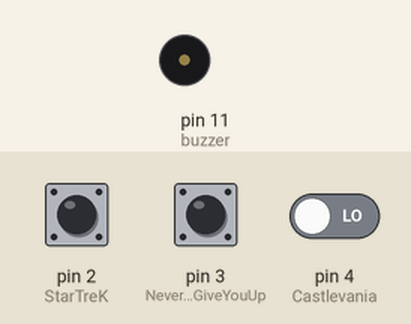
A sketch run on a simulated Arduino Uno, built with avr-gcc and run on an emulated ATmega328P. On the bench: buzzer (waves = sounding). The test bench sets the inputs (shaded band); at power-on: pin 2 (StarTreK) LOW, pin 4 (Castlevania) LOW, pin 3 (NeverGonnaGiveYouUp) LOW.

Above: at 1.2 s.
1.3 s: pin 2 (StarTreK) pulled HIGH for 0.15 s
At 2.8 s:
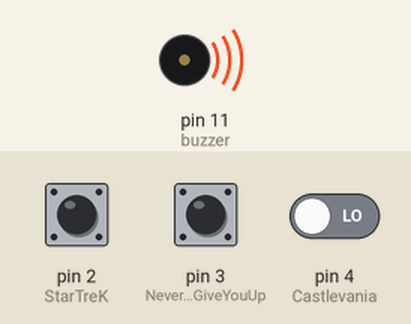
4.4 s: pin 4 (Castlevania) driven HIGH
7.4 s: pin 4 (Castlevania) driven LOW
At 7.8 s:
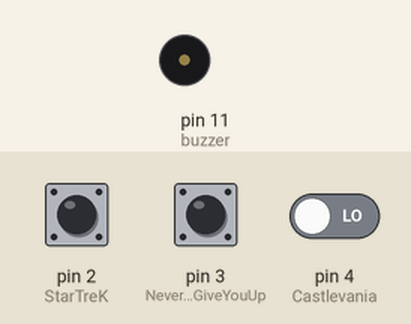
8.9 s: pin 2 (StarTreK) pulled HIGH for 1 s
At 11.6 s:
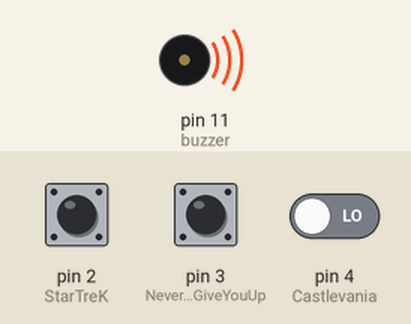
12.9 s: pin 3 (NeverGonnaGiveYouUp) pulled HIGH for 3.2 s
Timing chart, 0 to 17.8 s (numbered marks = the images above; inputs shaded):
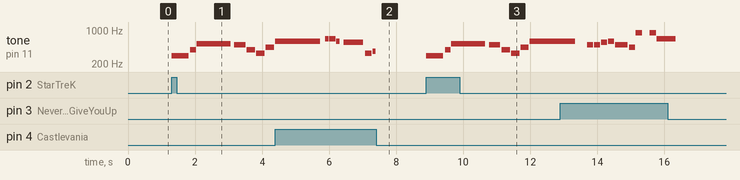

Measured:
- after the input at 1.3 s, tone on pin 11 (buzzer): plays 294 Hz for 0.51 s, 392 Hz for 0.17 s, 523 Hz for 1.0 s, 494 Hz for 0.34 s, 392 Hz for 0.25 s, 330 Hz for 0.25 s … (8 notes in this stretch), starting at once
- after the input at 7.4 s, tone on pin 11 (buzzer): stops changing and stays silent
- after the input at 8.9 s, tone on pin 11 (buzzer): plays 294 Hz for 0.51 s, 392 Hz for 0.17 s, 523 Hz for 1.0 s, 494 Hz for 0.34 s, 392 Hz for 0.25 s, 330 Hz for 0.25 s … (8 notes in this stretch), starting at once

The sketch:

BuzzerArduino.ino
```cpp
//Ejemplo y canciones obtenidas de:
//https://github.com/robsoncouto/arduino-songs

#define NOTE_B0  31
#define NOTE_C1  33
#define NOTE_CS1 35
#define NOTE_D1  37
#define NOTE_DS1 39
#define NOTE_E1  41
#define NOTE_F1  44
#define NOTE_FS1 46
#define NOTE_G1  49
#define NOTE_GS1 52
#define NOTE_A1  55
#define NOTE_AS1 58
#define NOTE_B1  62
#define NOTE_C2  65
#define NOTE_CS2 69
#define NOTE_D2  73
#define NOTE_DS2 78
#define NOTE_E2  82
#define NOTE_F2  87
#define NOTE_FS2 93
#define NOTE_G2  98
#define NOTE_GS2 104
#define NOTE_A2  110
#define NOTE_AS2 117
#define NOTE_B2  123
#define NOTE_C3  131
#define NOTE_CS3 139
#define NOTE_D3  147
#define NOTE_DS3 156
#define NOTE_E3  165
#define NOTE_F3  175
#define NOTE_FS3 185
#define NOTE_G3  196
#define NOTE_GS3 208
#define NOTE_A3  220
#define NOTE_AS3 233
#define NOTE_B3  247
#define NOTE_C4  262
#define NOTE_CS4 277
#define NOTE_D4  294
#define NOTE_DS4 311
#define NOTE_E4  330
#define NOTE_F4  349
#define NOTE_FS4 370
#define NOTE_G4  392
#define NOTE_GS4 415
#define NOTE_A4  440
#define NOTE_AS4 466
#define NOTE_B4  494
#define NOTE_C5  523
#define NOTE_CS5 554
#define NOTE_D5  587
#define NOTE_DS5 622
#define NOTE_E5  659
#define NOTE_F5  698
#define NOTE_FS5 740
#define NOTE_G5  784
#define NOTE_GS5 831
#define NOTE_A5  880
#define NOTE_AS5 932
#define NOTE_B5  988
#define NOTE_C6  1047
#define NOTE_CS6 1109
#define NOTE_D6  1175
#define NOTE_DS6 1245
#define NOTE_E6  1319
#define NOTE_F6  1397
#define NOTE_FS6 1480
#define NOTE_G6  1568
#define NOTE_GS6 1661
#define NOTE_A6  1760
#define NOTE_AS6 1865
#define NOTE_B6  1976
#define NOTE_C7  2093
#define NOTE_CS7 2217
#define NOTE_D7  2349
#define NOTE_DS7 2489
#define NOTE_E7  2637
#define NOTE_F7  2794
#define NOTE_FS7 2960
#define NOTE_G7  3136
#define NOTE_GS7 3322
#define NOTE_A7  3520
#define NOTE_AS7 3729
#define NOTE_B7  3951
#define NOTE_C8  4186
#define NOTE_CS8 4435
#define NOTE_D8  4699
#define NOTE_DS8 4978
#define REST      0

int recibir = 0;
int recibir2 = 0;
int recibir3 = 0;
int recibirA = 0;
int recibir3A = 0;
int buzzer = 11;
int tempo1 = 80;
int tempo2 = 144;
int tempo3 = 138;


int melody1[] = {
  NOTE_D4, -8, NOTE_G4, 16, NOTE_C5, -4,
  NOTE_B4, 8, NOTE_G4, -16, NOTE_E4, -16, NOTE_A4, -16,
  NOTE_D5, 2,

};
int melody2[] = {

  REST,8, NOTE_B4,8, NOTE_B4,8, NOTE_CS5,8, NOTE_D5,8, NOTE_B4,4, NOTE_A4,8, //7
  NOTE_A5,8, REST,8, NOTE_A5,8, NOTE_E5,-4, REST,4,
  NOTE_B4,8, NOTE_B4,8, NOTE_CS5,8, NOTE_D5,8, NOTE_B4,8, NOTE_D5,8, NOTE_E5,8, REST,8,
  REST,8, NOTE_CS5,8, NOTE_B4,8, NOTE_A4,-4, REST,4,
  REST,8, NOTE_B4,8, NOTE_B4,8, NOTE_CS5,8, NOTE_D5,8, NOTE_B4,8, NOTE_A4,4,
  NOTE_E5,8, NOTE_E5,8, NOTE_E5,8, NOTE_FS5,8, NOTE_E5,4, REST,4,

  NOTE_D5,2, NOTE_E5,8, NOTE_FS5,8, NOTE_D5,8, //13
  NOTE_E5,8, NOTE_E5,8, NOTE_E5,8, NOTE_FS5,8, NOTE_E5,4, NOTE_A4,4,
  REST,2, NOTE_B4,8, NOTE_CS5,8, NOTE_D5,8, NOTE_B4,8,
  REST,8, NOTE_E5,8, NOTE_FS5,8, NOTE_E5,-4, NOTE_A4,16, NOTE_B4,16, NOTE_D5,16, NOTE_B4,16,
  NOTE_FS5,-8, NOTE_FS5,-8, NOTE_E5,-4, NOTE_A4,16, NOTE_B4,16, NOTE_D5,16, NOTE_B4,16,

  NOTE_E5,-8, NOTE_E5,-8, NOTE_D5,-8, NOTE_CS5,16, NOTE_B4,-8, NOTE_A4,16, NOTE_B4,16, NOTE_D5,16, NOTE_B4,16, //18
  NOTE_D5,4, NOTE_E5,8, NOTE_CS5,-8, NOTE_B4,16, NOTE_A4,8, NOTE_A4,8, NOTE_A4,8,
  NOTE_E5,4, NOTE_D5,2, NOTE_A4,16, NOTE_B4,16, NOTE_D5,16, NOTE_B4,16,
  NOTE_FS5,-8, NOTE_FS5,-8, NOTE_E5,-4, NOTE_A4,16, NOTE_B4,16, NOTE_D5,16, NOTE_B4,16,
  NOTE_A5,4, NOTE_CS5,8, NOTE_D5,-8, NOTE_CS5,16, NOTE_B4,8, NOTE_A4,16, NOTE_B4,16, NOTE_D5,16, NOTE_B4,16,

  NOTE_D5,4, NOTE_E5,8, NOTE_CS5,-8, NOTE_B4,16, NOTE_A4,4, NOTE_A4,8,  //23
  NOTE_E5,4, NOTE_D5,2, REST,4,
  REST,8, NOTE_B4,8, NOTE_D5,8, NOTE_B4,8, NOTE_D5,8, NOTE_E5,4, REST,8,
  REST,8, NOTE_CS5,8, NOTE_B4,8, NOTE_A4,-4, REST,4,
  REST,8, NOTE_B4,8, NOTE_B4,8, NOTE_CS5,8, NOTE_D5,8, NOTE_B4,8, NOTE_A4,4,
  REST,8, NOTE_A5,8, NOTE_A5,8, NOTE_E5,8, NOTE_FS5,8, NOTE_E5,8, NOTE_D5,8,

  REST,8, NOTE_A4,8, NOTE_B4,8, NOTE_CS5,8, NOTE_D5,8, NOTE_B4,8, //29
  REST,8, NOTE_CS5,8, NOTE_B4,8, NOTE_A4,-4, REST,4,
  NOTE_B4,8, NOTE_B4,8, NOTE_CS5,8, NOTE_D5,8, NOTE_B4,8, NOTE_A4,4, REST,8,
  REST,8, NOTE_E5,8, NOTE_E5,8, NOTE_FS5,4, NOTE_E5,-4,
  NOTE_D5,2, NOTE_D5,8, NOTE_E5,8, NOTE_FS5,8, NOTE_E5,4,
  NOTE_E5,8, NOTE_E5,8, NOTE_FS5,8, NOTE_E5,8, NOTE_A4,8, NOTE_A4,4,
  REST,4
};

int melody3[] = {
 NOTE_E5,16, NOTE_E5,8, NOTE_D5,16, REST,16, NOTE_CS5,-4, NOTE_E4,8, NOTE_FS4,16, NOTE_G4,16, NOTE_A4,16,

  NOTE_B4,-8, NOTE_E4,-8, NOTE_B4,8, NOTE_A4,16, NOTE_D5,-4, //7
  NOTE_E5,16, NOTE_E5,8, NOTE_D5,16, REST,16, NOTE_CS5,-4, NOTE_E4,8, NOTE_FS4,16, NOTE_G4,16, NOTE_A4,16,
  NOTE_B4,-8, NOTE_E4,-8, NOTE_B4,8, NOTE_A4,16, NOTE_D4,-4,
  REST,8, NOTE_E5,8, REST,16, NOTE_B5,16, REST,8, NOTE_AS5,16, NOTE_B5,16, NOTE_AS5,16, NOTE_G5,16, REST,4,

  NOTE_B5,8, NOTE_B5,16, NOTE_AS5,16, REST,16, NOTE_AS5,16, NOTE_A5,16, REST,16, NOTE_B5,16, NOTE_G5,16, NOTE_B5,16, NOTE_AS5,16, REST,16, NOTE_B5,16, NOTE_A5,16, NOTE_G5,16,//11
  REST,8, NOTE_E5,8, REST,16, NOTE_B5,16, REST,8, NOTE_AS5,16, NOTE_B5,16, NOTE_AS5,16, NOTE_G5,16, REST,4,
  NOTE_B5,8, NOTE_B5,16, NOTE_AS5,16, REST,16, NOTE_AS5,16, NOTE_A5,16, REST,16, NOTE_B5,16, NOTE_G5,16, NOTE_B5,16, NOTE_AS5,16, REST,16, NOTE_B5,16, NOTE_A5,16, NOTE_G5,16,

  NOTE_DS4,-8, NOTE_FS4,-8, NOTE_C5,8, NOTE_B4,-8, NOTE_G4,-8, NOTE_E4,8, //14
  NOTE_DS4,-8, NOTE_FS4,-8, NOTE_C5,8, NOTE_B4,-8, NOTE_G4,-8, REST,8,
  NOTE_DS4,-8, NOTE_FS4,-8, NOTE_C5,8, NOTE_B4,-8, NOTE_G4,-8, NOTE_E4,8,
  NOTE_DS4,-8, NOTE_FS4,-8, NOTE_C5,8, NOTE_B4,-8, NOTE_CS5,-8, NOTE_DS5,8,

  NOTE_E5,16, NOTE_E5,16, NOTE_E4,16, NOTE_E4,-2,//18
  NOTE_C4,8, NOTE_C4,8, NOTE_E4,16, NOTE_G4,-8, NOTE_D4,8, NOTE_D4,8, NOTE_FS4,16, NOTE_A4,-8,
  NOTE_E5,16, NOTE_E5,16, NOTE_E4,16, NOTE_E4,-2,
  NOTE_C4,8, NOTE_C4,8, NOTE_E4,16, NOTE_G4,-8, NOTE_D4,8, NOTE_D4,8, NOTE_B3,16, NOTE_D4,-8,
  REST,4

};

int notes = sizeof(melody1) / sizeof(melody1[0]) / 2;

int notes2 = sizeof(melody2) / sizeof(melody2[0]) / 2;

int notes3 = sizeof(melody3) / sizeof(melody3[0]) / 2;

// this calculates the duration of a whole note in ms
int wholenote = (60000 * 4) / tempo1;
int wholenote2 = (60000 * 4) / tempo2;
int wholenote3 = (60000 * 4) / tempo3;

int divider = 0, noteDuration = 0;
void setup(){
  pinMode(2, INPUT); //StarTreK
  pinMode(3, INPUT); //NeverGonnaGiveYouUp
  pinMode(4, INPUT); //Castlevania
  pinMode(buzzer, OUTPUT);
}


void loop(){
  recibir = digitalRead(2);
  recibir2 = digitalRead(3);
  recibir3 = digitalRead(4);
  if(recibir == 1 && recibir2 == 0 && recibir3 == 0){
    cancion1();
  }else if(recibir == 0 && recibir2 == 1){
    cancion2();
  }else if(recibir == 0 && recibir3 == 1){
    cancion3();
  }
}

void cancion1(void){
    for (int thisNote = 0; thisNote < notes * 2; thisNote = thisNote + 2) {
      recibir = digitalRead(2);
      recibir2 = digitalRead(3);
      recibir3 = digitalRead(4);
    // calculates the duration of each note
        divider = melody1[thisNote + 1];
        if (divider > 0) {
      // regular note, just proceed
        noteDuration = (wholenote) / divider;
        } else if (divider < 0) {
      // dotted notes are represented with negative durations!!
        noteDuration = (wholenote) / abs(divider);
        noteDuration *= 1.5; // increases the duration in half for dotted notes
        }

    // we only play the note for 90% of the duration, leaving 10% as a pause
        tone(buzzer, melody1[thisNote], noteDuration * 0.9);

    // Wait for the specief duration before playing the next note.
        delay(noteDuration);

    // stop the waveform generation before the next note.
        noTone(buzzer);
    }
}

void cancion2(void){
  for (int thisNote = 0; thisNote < notes2 * 2; thisNote = thisNote + 2) {
      recibir = digitalRead(2);
      recibir2 = digitalRead(3);
    if((recibir == 1 && recibir2 == 0) || (recibir == 0 && recibir2 == 0)){
      break;
    }
    // calculates the duration of each note
    divider = melody2[thisNote + 1];
    if (divider > 0) {
      // regular note, just proceed
      noteDuration = (wholenote2) / divider;
    } else if (divider < 0) {
      // dotted notes are represented with negative durations!!
      noteDuration = (wholenote2) / abs(divider);
      noteDuration *= 1.5; // increases the duration in half for dotted notes
    }
    // we only play the note for 90% of the duration, leaving 10% as a pause
    tone(buzzer, melody2[thisNote], noteDuration * 0.9);

    // Wait for the specief duration before playing the next note.
    delay(noteDuration);

    // stop the waveform generation before the next note.
    noTone(buzzer);
   }
}

void cancion3(void){
   for (int thisNote = 0; thisNote < notes3 * 2; thisNote = thisNote + 2) {
      recibir = digitalRead(2);
      recibir3 = digitalRead(4);
     if((recibir == 1 &&  recibir3 == 0) || (recibir == 0 && recibir3 == 0)){
       break;
     }
    // calculates the duration of each note
    divider = melody3[thisNote + 1];
    if (divider > 0) {
      // regular note, just proceed
      noteDuration = (wholenote3) / divider;
    } else if (divider < 0) {
      // dotted notes are represented with negative durations!!
      noteDuration = (wholenote3) / abs(divider);
      noteDuration *= 1.5; // increases the duration in half for dotted notes
    }

    // we only play the note for 90% of the duration, leaving 10% as a pause
    tone(buzzer, melody3[thisNote], noteDuration * 0.9);

    // Wait for the specief duration before playing the next note.
    delay(noteDuration);

    // stop the waveform generation before the next note.
    noTone(buzzer);
    }
}
```
